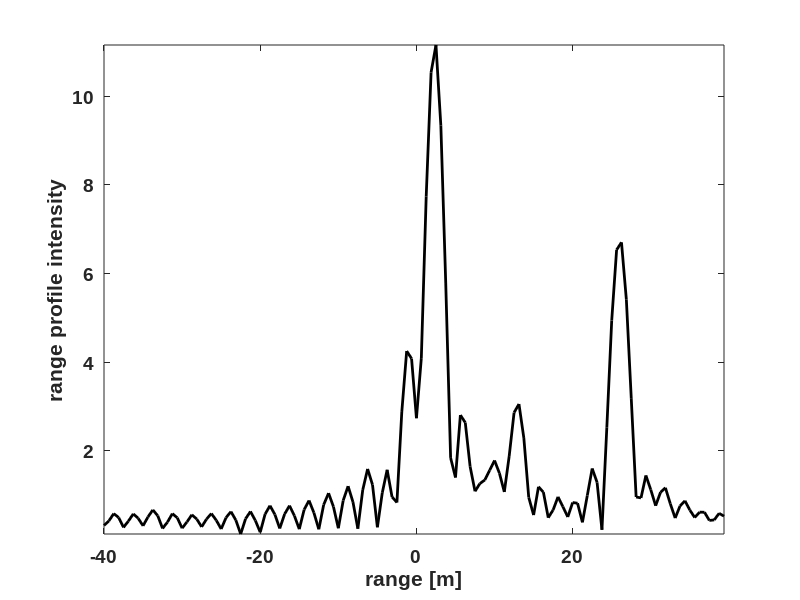

Write the MATLAB code that produced this figure.
%----------------------------------------------------------------
% This code can be used to generate Figure 4-6
%----------------------------------------------------------------
clear all
close all

c = .3; % speed of light
fc = 4; % center frequency
phic = 0*pi/180; % center of azimuth look angles
thc = 80*pi/180; % center of elevation look angles

%________________PRE PROCESSING________________
BWx = 80; % range extend
M = 32;  % range sampling
dx = BWx/M; % range resolution
X = -dx*M/2:dx:dx*(M/2-1); % range vector
XX = -dx*M/2:dx/4:-dx*M/2+dx/4*(4*M-1); % range vector (4x upsampled) 

%Form frequency vector
df = c/2/BWx; % frequency resolution  
F = fc+[-df*M/2:df:df*(M/2-1)]; % frequency vector
k = 2*pi*F/c; % wavenumber vector

% load backscattered field data for the target
load Es_range

%zero padding (4x);
Enew=E;
Enew(M*4)=0;

% RANGE PROFILE GENERATION
RP = M*fftshift(ifft(Enew));
h = plot(XX,abs(RP),'k','LineWidth',2);
set(gca,'FontName', 'Arial', 'FontSize',14,'FontWeight','Bold');
ylabel('range profile intensity'); xlabel('range [m]');
axis tight


 
